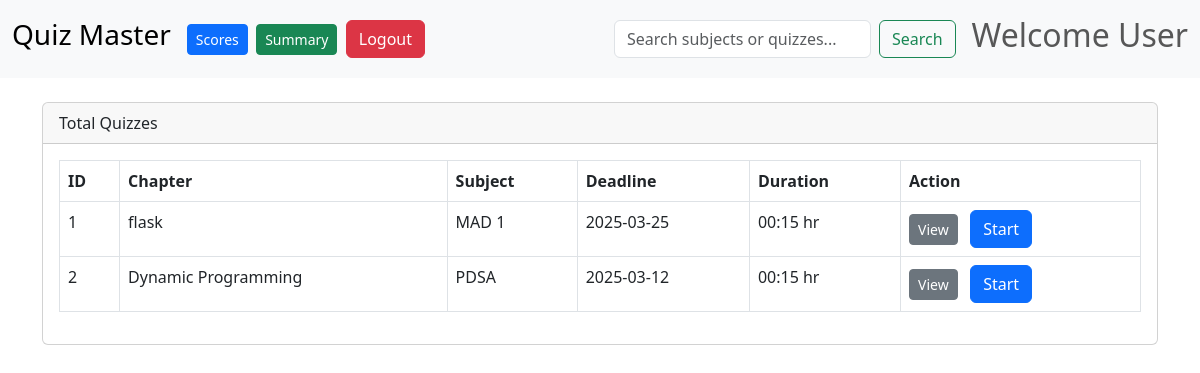
Page /home/2 on the committed database.
### Application/models.py (models this page shows)
class User(db.Model):
    __tablename__ = 'user'
    id = db.Column(db.Integer, autoincrement=True, primary_key=True)
    username = db.Column(db.String(80), unique=True, nullable=False)
    email = db.Column(db.String(120), unique=True, nullable=False)
    password = db.Column(db.String(80), nullable=False)
    Full_Name = db.Column(db.String(80), nullable=False)
    role = db.Column(db.String(80),default = 'genral' , nullable=False)
    qualification = db.Column(db.String(80), nullable=False)
    DOB = db.Column(db.String(80), nullable=False)

class Quiz(db.Model):
    __tablename__ = 'quiz'
    id = db.Column(db.Integer, autoincrement=True, primary_key=True)
    chapter_id = db.Column(db.Integer, db.ForeignKey('chapter.id'), nullable=False)
    date_of_quiz = db.Column(db.String(80), nullable=False)
    time_duration = db.Column(db.String(80), nullable=False)
    remarks = db.Column(db.String(80), nullable=True)
    no_of_questions = db.Column(db.Integer,default=0, nullable=False)
    chapter = db.relationship('Chapter', backref='quiz', lazy=True)

class Chapter(db.Model):
    __tablename__ = 'chapter'
    id = db.Column(db.Integer, autoincrement=True, primary_key=True)
    name = db.Column(db.String(80), unique=True, nullable=False)
    description = db.Column(db.String(80), nullable=False)
    subject_id = db.Column(db.Integer, db.ForeignKey('subject.id'), nullable=False)
    subject = db.relationship('Subject', backref='chapter', lazy=True)

class Subject(db.Model):
    __tablename__ = 'subject'
    id = db.Column(db.Integer, autoincrement=True, primary_key=True)
    name = db.Column(db.String(80), unique=True, nullable=False)
    description = db.Column(db.String(80), nullable=False)

### Application/controller.py (the view)
@app.route('/home/<int:user_id>', methods=['GET', 'POST'])
def user_dash(user_id):
    user = User.query.filter_by(id=user_id).first()
    if user:
        quizzes  = Quiz.query.all()
        scores = Score.query.filter_by(user_id=user_id).all()
        return render_template('userdashboard.html', user=user, quizzes=quizzes, scores=scores)
    return redirect('/')

### templates/userdashboard.html (shortened to what this page needs)
<!DOCTYPE html>
<html lang="en">
<head>
    <link href="https://cdn.jsdelivr.net/npm/bootstrap@5.3.0-alpha3/dist/css/bootstrap.min.css" rel="stylesheet">
</head>
<body>
    <nav class="navbar navbar-expand-lg navbar-light bg-light">
        <div class="container-fluid">
            <a class="navbar-brand" href="#"><h3>Quiz Master</h3></a>
            <button type="button" class="btn btn-primary btn-sm" data-bs-toggle="modal" data-bs-target="#scoresModal">Scores</button>
            <button type="button" class="btn btn-success btn-sm" data-bs-toggle="modal" data-bs-target="#summaryChartsModal">Summary</button>
            <a href="/" class="btn btn-danger">Logout</a>
            <form class="d-flex ms-auto" id="searchForm">
                <input class="form-control me-2" type="search" placeholder="Search subjects or quizzes..." aria-label="Search" id="searchInput">
                <button class="btn btn-outline-success" type="submit">Search</button>
            </form>
            <span class="navbar-text ms-3"><h2>Welcome {{user.Full_Name}}</h2></span>
        </div>
    </nav>
    <div class="container mt-4">
        <div class="card mb-4">
            <div class="card-header">Total Quizzes</div>
            <div class="card-body">
                <table class="table table-bordered" id="quizTable">
                    <thead>
                        <tr>
                            <th>ID</th>
                            <th>Chapter</th>
                            <th>Subject</th>
                            <th>Deadline</th>
                            <th>Duration</th>
                            <th>Action</th>
                        </tr>
                    </thead>
                    <tbody>
                    {% for quiz in quizzes %}
                    <tr>
                        <td>{{ quiz.id }}</td>
                        <td>{{ quiz.chapter.name }}</td>
                        <td>{{ quiz.chapter.subject.name }}</td>
                        <td>{{ quiz.date_of_quiz }}</td>
                        <td>{{ quiz.time_duration }} hr</td>
                        <td><button type="button"
                                    class="btn btn-secondary btn-sm view-quiz-btn"
                                    data-bs-toggle="modal"
                                    data-bs-target="#quizDetailModal"
                                    data-quizid="{{ quiz.id }}"
                                    data-subject="{{ quiz.chapter.subject.name }}"
                                    data-chapter="{{ quiz.chapter.name }}"
                                    data-date="{{ quiz.date_of_quiz }}"
                                    data-time="{{ quiz.time_duration }}"
                                    data-subjectdesc="{{ quiz.chapter.subject.description }}"
                                    data-chapterdesc="{{ quiz.chapter.description }}"
                                    data-quizremark="{{ quiz.remarks }}">
                                View
                            </button>
                            <a href="/quizpage/{{quiz.id}}/{{user.id}}"><button class="btn btn-primary">Start</button></a>
                        </td>
                    </tr>
                    {% endfor %}
                    </tbody>
                </table>
            </div>
        </div>
    </div>
</body>
</html>

### rows in the picture
User: Full_Name "User"
Quiz: id "1", chapter.name "flask", chapter.subject.name "MAD 1", date_of_quiz "2025-03-25", time_duration "00:15"
Quiz: id "2", chapter.name "Dynamic Programming", chapter.subject.name "PDSA", date_of_quiz "2025-03-12", time_duration "00:15"
